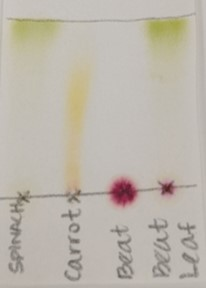
#> input picture TLCcrop.jpg, 206 x 288 px; its folder holds only this picture in this run
$ jupyter execute --allow-errors TLCAnalysis_JupFinal.ipynb   (shell and % lines are left out)
#> lines starting #> are read from the running program, lines starting #| are printed output that depends on the picture; after the words box and inside, x2 and y2 are one past the last pixel; in counts of white or black regions, pixels touching at a corner belong together
[cell 1]
from sklearn.cluster import KMeans
import matplotlib.pyplot as plt
import numpy as np
import cv2
from collections import Counter
from skimage.color import rgb2lab, deltaE_cie76
import os
from mpl_toolkits.mplot3d import Axes3D
from matplotlib import cm
from matplotlib import colors
from matplotlib.colors import hsv_to_rgb
import webcolors
from tkinter import filedialog
from tkinter import *


# [17 lines left out: functions closest_colour, get_colour_name, not called in this run]

def RGB2HEX(color):
    return "#{:02x}{:02x}{:02x}".format(int(color[0]), int(color[1]), int(color[2]))

# [43 lines left out: functions get_image, get_colors, not called in this run]

[cell 2]
root = Tk()
root.filename =  filedialog.askopenfilename(initialdir = "/",title = "Select file",filetypes = (("jpeg files","*.jpg"),("all files","*.*")))
#> the answer given: TLCcrop.jpg


nemo = cv2.imread(root.filename)
#> nemo is the input picture: shape (288, 206, 3); mean B, G, R 171.9, 182.2, 188.5

[cell 3]
nemo = cv2.cvtColor(nemo, cv2.COLOR_BGR2RGB)

[cell 4]
plt.imshow(nemo)
plt.show()

[cell 5]
r, g, b = cv2.split(nemo)
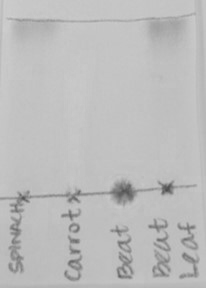
#> r: shape (288, 206); min 77, max 208, mean 188.5
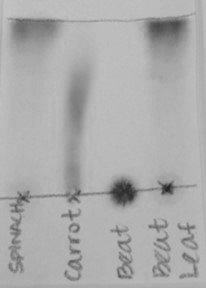
#> b: shape (288, 206); min 33, max 196, mean 171.9

fig = plt.figure()
axis = fig.add_subplot(1, 1, 1, projection="3d")
pixel_colors = nemo.reshape((np.shape(nemo)[0] * np.shape(nemo)[1], 3))
norm = colors.Normalize(vmin=-1.0, vmax=1.0)
norm.autoscale(pixel_colors)
pixel_colors = norm(pixel_colors).tolist()
#> pixel_colors = 59328 items

axis.scatter(
    r.flatten(), g.flatten(), b.flatten(), facecolors=pixel_colors, marker="."
    )
axis.set_xlabel("Red")
axis.set_ylabel("Green")
axis.set_zlabel("Blue")
plt.show()
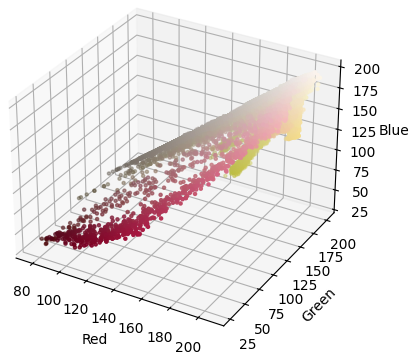
#> figure drawn by matplotlib, 1 panel

[cell 6]
hsv_nemo = cv2.cvtColor(nemo, cv2.COLOR_RGB2HSV)
#> hsv_nemo: shape (288, 206, 3); mean H, S, V 20.5, 23.3, 188.5

h, s, v = cv2.split(hsv_nemo)
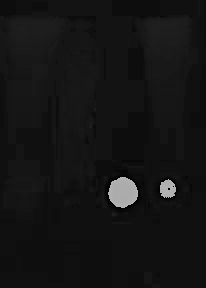
#> h: shape (288, 206); min 0, max 179, mean 20.5
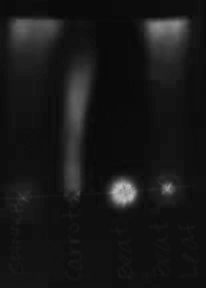
#> s: shape (288, 206); min 7, max 195, mean 23.3

fig = plt.figure()
axis = fig.add_subplot(1, 1, 1, projection="3d")

axis.scatter(
    h.flatten(), s.flatten(), v.flatten(), facecolors=pixel_colors, marker="."
    )
axis.set_xlabel("Hue")
axis.set_ylabel("Saturation")
axis.set_zlabel("Value")
plt.show()
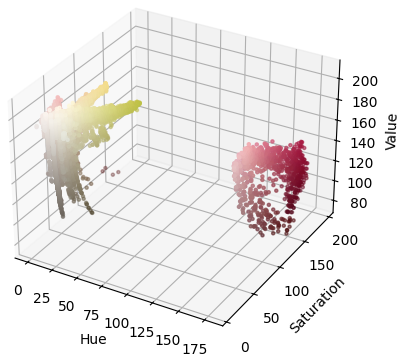
#> figure drawn by matplotlib, 1 panel

[cell 7]
light_orange = (0,60,120)
dark_orange = (175,200,200)


mask = cv2.inRange(hsv_nemo, light_orange, dark_orange)
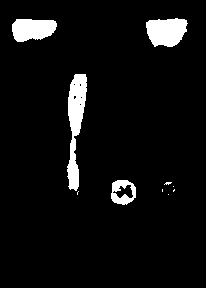
#> mask: shape (288, 206); 5.8% white; 10 white regions (6 under 20 px), largest, box (x1, y1, x2, y2) and area: (67, 74, 87, 191) 1289, (146, 18, 188, 47) 940, (12, 19, 57, 42) 818, (111, 180, 136, 205) 376
plt.subplot(1, 2, 1)
plt.imshow(mask, cmap="gray")

# Bitwise-AND mask and original image
result = cv2.bitwise_and(nemo, nemo, mask=mask)
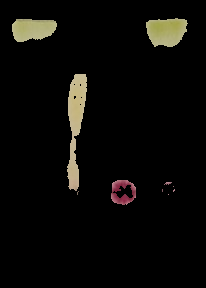
#> result: shape (288, 206, 3); mean R, G, B 10.5, 9.6, 7.2
